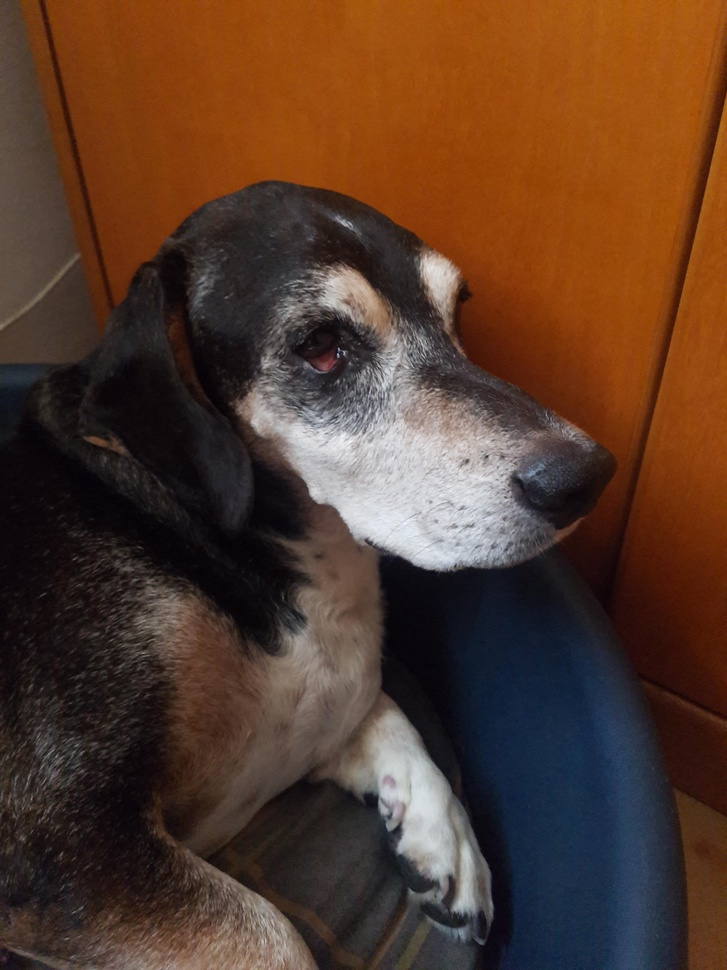
#> input picture Corner/dumbo_cl.jpg, 727 x 970 px, shrunk from 3024 x 4032 before the run
$ python corner.py   (older library calls are emulated)
#> lines starting #> are read from the running program, lines starting #| are printed output that depends on the picture; after the words box and inside, x2 and y2 are one past the last pixel; in counts of white or black regions, pixels touching at a corner belong together
### Corner/harris.py
#!/usr/bin/env python3
# -*- coding: utf-8 -*-
"""
Created on Thu Sep 19 17:42:47 2019

@author: fcuzzocrea
"""

from scipy.ndimage import filters
from numpy import *
from pylab import *
from scipy.ndimage import filters

def compute_harris_response(im,sigma):
    """ Compute the Harris Corner response function for each pixel in a graylevel image """

    # Derivate
    imx = zeros(im.shape)
    imy = zeros(im.shape)
    filters.gaussian_filter(im, (sigma,sigma), (0,1), imx)
    filters.gaussian_filter(im, (sigma,sigma), (1,0), imy)

    # Calcolo la matrice di Harris (è un hessiana)
    Wxx = filters.gaussian_filter(imx*imx,sigma)
    Wyy = filters.gaussian_filter(imy*imy,sigma)
    Wxy = filters.gaussian_filter(imx*imy,sigma)

    # Cacolo determinante e traccia delle matrice di Harris per calcolarmi
    # la response function
    W_det = Wxx*Wyy - Wxy**2
    W_tr = Wxx + Wyy
    R = W_det / W_tr

    return R

def get_harris_points(harrisim, min_dist, treshold):
    """
        Return corners from an Harris reponse image

        [min_dist] is the minumum number of pixel separating corners and image boundary
    """

    # Cerchiamo i punti candidati ad essere dei "corner" andando a selezionare
    # quelli che sono sopra una certa treshold
    corner_threshold = harrisim.max() * treshold
    harrisim_t = (harrisim > corner_threshold) * 1 # Da True, False a 0,1

    # Ricavo le coordinate dei punti candidati
    # Sono quelli diversi da zero, li piglio e li traspongo
    coords = array(harrisim_t.nonzero()).T

    # Itera per estrarre i candidati corner dalla HRF (harris response fctn)
    candidate_values = zeros(coords.shape[0])
    for c in range(0,coords.shape[0]) :
       candidate_values[c] = harrisim[coords[c,0],coords[c,1]]

    # Alternativamente puoi fare il conto in una linea e salvare i risultati
    # in una lista cosi :
    #candidate_values = [harrisim[c[0],c[1]] for c in coords]

    # Li ordiniamo in ordine discendente di HRF
    index = argsort(candidate_values)

    # Conserviamo i punti ammessi in un vettore (prepariamo solo la memoria)
    allowed_locations = zeros(harrisim.shape)
    allowed_locations[min_dist:-min_dist,min_dist:-min_dist] = 1

    # Selezionamo i punti migliori tenndo anche conto della questione della
    # distanza minima, cacciando fuori i punti selezionati come angoli ma che
    # sono vicini gia ad altri angoli
    filtered_coords = []
    for i in index:
        if allowed_locations[coords[i,0],coords[i,1]] == 1: # Mi pesca quelli = a 1
            filtered_coords.append(coords[i]) # aggiungi all'array
            allowed_locations[(coords[i,0]-min_dist):(coords[i,0]+min_dist),
            (coords[i,1]-min_dist):(coords[i,1]+min_dist)] = 0

    return filtered_coords

def plot_harris_points(image,filtered_coords):
    """ Plots corners found in image. """
    figure()
    gray()
    imshow(image)
    plot([p[1] for p in filtered_coords], [p[0] for p in filtered_coords],'*')
    axis('off')
    show()

def get_descriptors(image, filtered_coords, width):
    """ For each point return the pixel values around the point using a
        window of width 2*width+1 (the points are extracted with such as the
        minimum distance between two points is greater that width) """

    # Vettore vuoto per allocare la memoria, conterra le varie "finestre" centrate
    # nei punti di interessa che ho estrattto con harris
    desc = []

    # Per ogni punto di interesse adesso mi estraggo una finestra centrata nel
    # punto di interesse, e mi conservo tutte le finestre nella lista desc
    # (E' una lista, non è un vettore.)
    for coords in filtered_coords:
        patch = image[coords[0] - width:coords[0] + width + 1, coords[1] - width : coords[1] + width + 1].flatten()
        # Aggiungo la finestra alla lista dei descrittori
        desc.append(patch)

    return desc

def match(desc1, desc2, treshold):
    """ For each corner point descriptor in the first image, select its match
        to the second image using norma normalized cross-correlation """

    # OK, adesso dobbiamo matchare ciò che c'è nella prima immagine a ciò che
    # c'è nella seconda immagine, e lo facciamo tramite la normalized
    # cross-correlation function

    # Numero di pixel nella finestra
    n = len(desc1[0])

    # Prealloco la memoria, il
    d = -ones((len(desc1),len(desc2)))

    # Mi calcolo la normalized cross correlation function per ogni finestra
    # centrata nel punto di interesse
    for i in range(len(desc1)):
        for j in range(len(desc2)):
            I1 = (desc1[i] - mean(desc1[i])) / std(desc1[i])
            I2 = (desc2[j] - mean(desc2[j])) / std(desc2[j])
            ncc = sum(I1*I2) / (n - 1)
            # Qui cerchiamo di non buttare dentro punti troppo vicini
            if ncc > treshold:
                d[i,j] = ncc      # altrimenti resta -1

    # Argsort ritorna gli indici che mi sortano l'array in ordine crescente
    ndx = argsort(-d)

    # Qui si estrapola gli indici della prima colonna sortati
    matchscores = ndx[:,0]

    return matchscores

# Adesso lui implemente una funzione che fa il match al contrario (dalla
# seconda alla prima) cosi si caccia fuori i punti che hanno un buon match
# in tutte e due le direzioni

def match_twosided(desc1,desc2,treshold):
    """ Two sided symmetric version of match """

    # Applico semplicemente le funzioni sopra definite
    matches_12 = match(desc1, desc2, treshold)
    matches_21 = match(desc2, desc1, treshold)

    # Pesca l'elemento 0 da where che gli viene fuori da where, questi sono i
    # punti  che non matchano
    ndx_12 = where(matches_12 <=0)[0]

    # tQuindi togliamo i match non simmetrici sostituendoli con -1
    for n in ndx_12:
        if matches_21[matches_12[n]] !=n:
            matches_12[n] = -1

    return matches_12

def appendimages(im1,im2):
    """ Return a new image that appends the two images side-by-side. """

    # Prepara la memoria
    rows1 = im1.shape[0]
    rows2 = im2.shape[0]

     # Seleziona le immagini aventi meno colonne e riempie le colonne mancanti
     # con gli zeri (cosi che le due immagini abbiano un numero eguale di
     # colonne)
    if rows1 < rows2:
        im1 = concatenate((im1,zeros((rows2-rows1,im1.shape[1]))),axis=0)
    elif rows1 > rows2:
        im2 = concatenate((im2,zeros((rows1-rows2,im2.shape[1]))),axis=0)

     # Ovviamente se nessuno di questi due casi si verifica allora rows1 = rows2
     # e non è necessario alcun riempimento
    return concatenate((im1,im2), axis=1)

def plot_matches(im1,im2,locs1,locs2,matchscores,show_below=True):
    """ Show a figure with lines joining the accepted matches
        input: im1,im2 (images as arrays), locs1,locs2 (feature locations),
        matchscores (as output from 'match()'),
        show_below (if images should be shown below matches). """

    im3 = appendimages(im1,im2)
    if show_below:
        im3 = vstack((im3,im3))

    imshow(im3)

    cols1 = im1.shape[1]
    for i,m in enumerate(matchscores):
        if m>0:
            plot([locs1[i][1],locs2[m][1]+cols1],[locs1[i][0],locs2[m][0]],'c')
    axis('off')


### Corner/corner.py
#!/usr/bin/env python3
# -*- coding: utf-8 -*-
"""
Created on Wed Sep 18 16:55:59 2019

@author: fcuzzocrea
"""

from PIL import Image
from numpy import *
from pylab import *
from scipy.ndimage import filters
import harris

# Importo l'immagine come array
im = array(Image.open('dumbo_cl.jpg').convert('L'))

print("Immagine Originale")
# Plotto i contorni
figure()
gray()
contour(im, origin='image')
axis('equal')
axis('off')
show()

print("Istogramma Immagine Originale")
# Plotto l'istogramma
figure()
hist(im.flatten(),128)  # flatten per ridurlo ad array monodimensionale
show()
#> figure, not shown here; tallest bar 18479 high, from x = 91.96 to 93.88

# Inverto i livelli di grigio dell'immagine
im2 = 255 - im

# Restringo le intensita allintervallo 100 - 200
im3 = (100.0/255) * im + 100

# Qui invece applico una funzione quadratica per abbassare i valori dei pixel
# più scuri
im4 = 255.0 * (im/255.0)**2

print ((im.min()),(im.max()))
#| 2 247
print ((im2.min()),(im2.max()))
#| 8 253
print (int(im3.min()),int(im3.max()))
#| 100 196
print (int(im4.min()),int(im4.max()))
#| 0 239

# Ho convertito l'immagine di base in un array, ci ho applicato delle
# trasformazioni e dunque a questo punto devo rifarle diventare delle immagini
# da visualizzare
im2_t = Image.fromarray(uint8(im2))
im3_t = Image.fromarray(uint8(im3))
im4_t = Image.fromarray(uint8(im4))

# Plotto i contorni
print("Immagine invertita")
figure()
gray()
contour(im2, origin='image')
axis('equal')
axis('off')
show()

# Plotto i contorni
print("Immagine con livelli di intesita ristretti all'intervallo 100-200")
figure()
gray()
contour(im3, origin='image')
axis('equal')
axis('off')
show()

# Plotto i contorni
print("Immagine a cui ho applicato funzione per diminuire i valori dei pixel scuri")
figure()
gray()
contour(im4, origin='image')
axis('equal')
axis('off')
show()

# HISTOGRAM EQUALIZATION

nbr_bins = 256
imhist,bins = histogram(im.flatten(),nbr_bins,normed=True)
#> imhist = 256 values, max 0.014 at index 94, min 0 at index 23, mean 0.00408; bins = 257 values from 2 to 247

 # Cumulative distribution function normalizzata
cdf = imhist.cumsum()
#> cdf = 256 values from 4.45e-06 to 1.04
cdf = 255 * cdf / cdf[-1]
#> cdf = 256 values from 0.00108 to 255

# A questo punto usiamo una interpolazione lineare della CDF per trovare
# i nuovi valori dei pixel
im5 = interp(im.flatten(),bins[:-1],cdf)
im5 = im5.reshape(im.shape)

# Plotto i contorni
print("Immagine a cui ho applicato funzione per diminuire i valori dei pixel scuri")
figure()
gray()
contour(im5, origin='image')
axis('equal')
axis('off')
show()

# Plotto l'istogramma
figure()
hist(im5.flatten(),128)  # flatten per ridurlo ad array monodimensionale
show()
#> figure, not shown here; tallest bar 14079 high, from x = 43.83 to 45.82

# DERIVATA IMMAGINE

# Facciamo la derivata usando i filtri di Sobel
im_x = zeros(im.shape)
filters.sobel(im,1,im_x)

im_y = zeros(im.shape)
filters.sobel(im,0,im_y)

magnitude = sqrt(im_x**2+im_y**2)

# Plotto i contorni
print("Derivata lungo x, Sobel")
figure()
gray()
contour(im_x, origin='image')
axis('equal')
axis('off')
show()

# Plotto i contorni
print("Derivata lungo y, Sobel")
figure()
gray()
contour(im_y, origin='image')
axis('equal')
axis('off')
show()

# Plotto i contorni
print("Modulo del gradiente, Sobel")
figure()
gray()
contour(magnitude, origin='image')
axis('equal')
axis('off')
show()

# Facciamo la derivata usando i filtri di Gauss (smoother)
sigma = 5
im_xg = zeros(im.shape)
filters.gaussian_filter(im, (sigma,sigma), (0,1), im_xg)

im_yg = zeros(im.shape)
filters.gaussian_filter(im, (sigma,sigma), (1,0), im_yg)

magnitude_g = sqrt(im_xg**2+im_yg**2)

# Plotto i contorni
print("Derivata lungo x, Gauss")
figure()
gray()
contour(im_xg, origin='image')
axis('equal')
axis('off')
show()

# Plotto i contorni
print("Derivata lungo y, Gauss")
figure()
gray()
contour(im_yg, origin='image')
axis('equal')
axis('off')
show()

# Plotto i contorni
print("Modulo, Gauss")
figure()
gray()
contour(magnitude_g, origin='image')
axis('equal')
axis('off')
show()

# CORNER DETECTION
sigma = 5
min_dist = 3
treshold = 0.05
harrisim = harris.compute_harris_response(im,sigma)

figure()
gray()
contour(harrisim, origin='image')
axis('equal')
axis('off')
show()
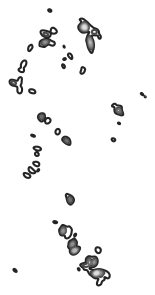
#> figure drawn by matplotlib, 1 panel
filtered_coords = harris.get_harris_points(harrisim, min_dist, treshold)
#> in get_harris_points, `corner_threshold = harrisim.max() * treshold`: corner_threshold = 0.517
#> in get_harris_points, `harrisim_t = (harrisim > corner_threshold) * 1`:
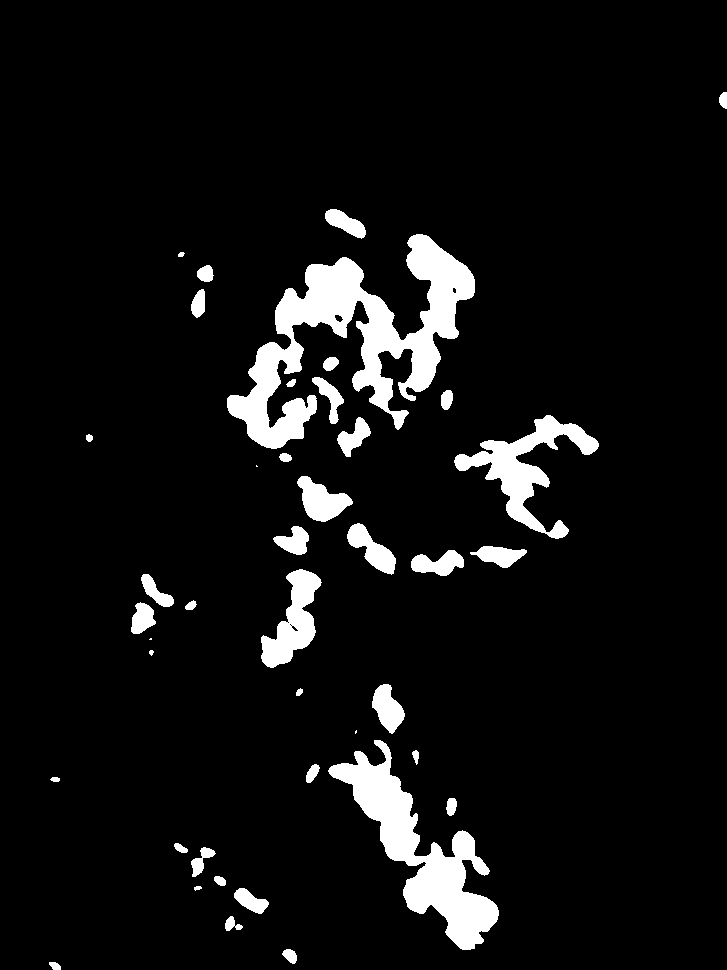
#> harrisim_t: shape (970, 727) int64; values 0 (black) and 1 (white), 6.9% white; 42 white regions (3 under 20 px), largest, box (x1, y1, x2, y2) and area: (227, 234, 475, 449) 18178, (328, 740, 499, 950) 10645, (454, 415, 599, 539) 5093
#> in get_harris_points, `coords = array(harrisim_t.nonzero()).T`: coords = 48505 pairs, first value 92 to 969, second value 49 to 726
#> the loop in get_harris_points, `for i in index:` made 48505 passes
#> i on passes 1 to 3: 8162, 22696, 36323
#> after the loop in get_harris_points, `for i in index:`:
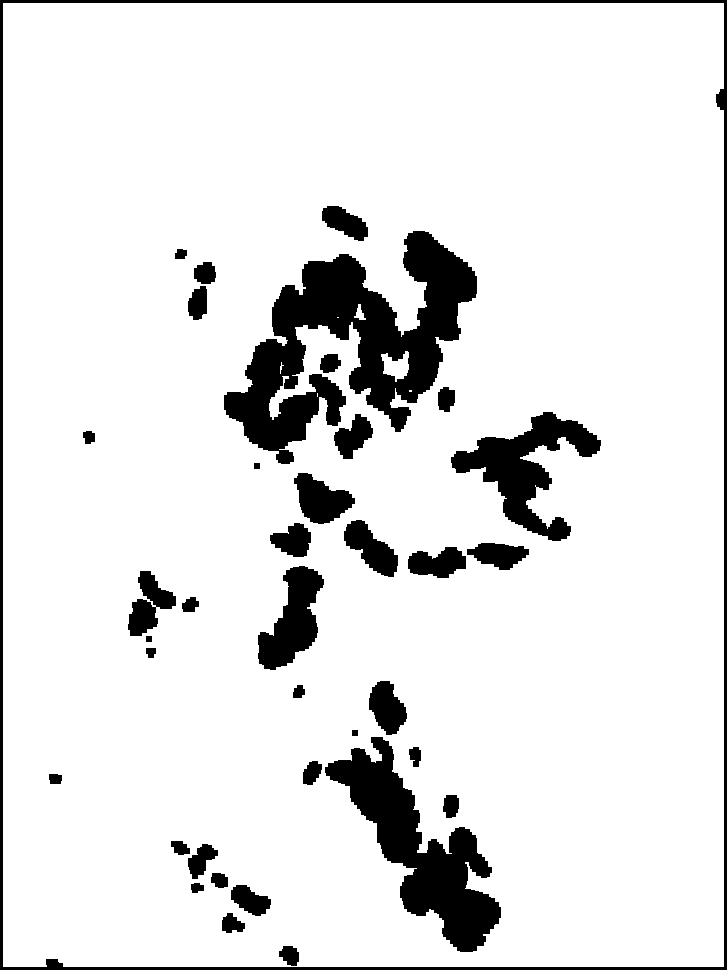
#> allowed_locations: shape (970, 727) float64; values 0 (black) and 1 (white), 89.3% white; 37 black regions, largest, box (x1, y1, x2, y2) and area: (224, 231, 477, 464) 24336, (325, 737, 501, 952) 13110, (0, 0, 727, 970) 10395
#> after the loop in get_harris_points, `for i in index:`: filtered_coords = 3942 pairs, first value 92 to 966, second value 49 to 723
harris.plot_harris_points(im,filtered_coords)

# MATCHING
sigma = 5
min_dist = 8
treshold_harris = 0.5
width = 5

im1 = array(Image.open('image_1.png').convert('L'))
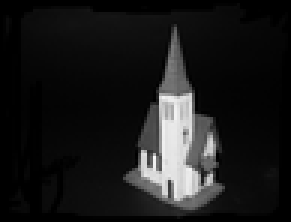
#> input picture Corner/image_1.png, 97 x 74 px, shrunk from 404 x 308 before the run (shown 3 times larger)
im2 = array(Image.open('image_2.png').convert('L'))
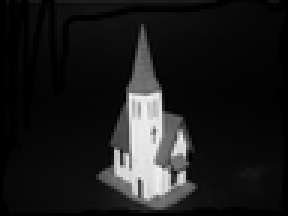
#> input picture Corner/image_2.png, 96 x 72 px, shrunk from 401 x 300 before the run (shown 3 times larger)
#> im2: shape (72, 96)

harrisim1 = harris.compute_harris_response(im1,sigma)
filtered_coords1 = harris.get_harris_points(harrisim1, min_dist, treshold_harris)
#> in get_harris_points (call 2), `harrisim_t = (harrisim > corner_threshold) * 1`: harrisim_t: shape (74, 97) int64; values 0 (black) and 1 (white), 6.2% white; 2 white regions, box (x1, y1, x2, y2) and area: (45, 54, 70, 71) 284, (53, 24, 64, 42) 159
#> the loop in get_harris_points (call 2), `for i in index:` made 443 passes
#> i on passes 1 to 3: 47, 156, 394
#> after the loop in get_harris_points (call 2), `for i in index:`: allowed_locations: shape (74, 97) float64; values 0 (black) and 1 (white), 48.4% white; 1 white region, box (x1, y1, x2, y2) and area: (8, 8, 89, 66) 3477
#> filtered_coords1 = [[29, 63], [41, 57], [65, 69], [64, 50], [26, 54], [56, 63], [54, 49], [65, 58]]
harris.plot_harris_points(im1,filtered_coords1)
desc1 = harris.get_descriptors(im1, filtered_coords1, width)
#> the loop in get_descriptors, `for coords in filtered_coords:` made 8 passes
#> after the loop in get_descriptors, `for coords in filtered_coords:`: desc = 8 items
#> desc1 = 8 items

harrisim2 = harris.compute_harris_response(im2,sigma)
filtered_coords2 = harris.get_harris_points(harrisim2, min_dist, treshold_harris)
#> call 3 of get_harris_points, with min_dist = 8, treshold = 0.5
#> in get_harris_points (call 3), `corner_threshold = harrisim.max() * treshold`: corner_threshold = 11.5
#> in get_harris_points (call 3), `harrisim_t = (harrisim > corner_threshold) * 1`: harrisim_t: shape (72, 96) int64; values 0 (black) and 1 (white), 6.1% white; 2 white regions, box (x1, y1, x2, y2) and area: (37, 54, 59, 72) 260, (42, 24, 54, 42) 159
#> in get_harris_points (call 3), `coords = array(harrisim_t.nonzero()).T`: coords = 419 pairs, first value 24 to 71, second value 37 to 58
#> after the loop in get_harris_points (call 3), `for c in range(0,coords.shape[0]) :`: candidate_values = 419 values, max 23 at index 79, min 11.51 at index 418, mean 15.79
#> in get_harris_points (call 3), `index = argsort(candidate_values)`: index = 419 values, max 418 at index 0, min 0 at index 5, mean 209
#> the loop in get_harris_points (call 3), `for i in index:` made 419 passes
#> i on passes 1 to 3: 418, 374, 273
#> after the loop in get_harris_points (call 3), `for i in index:`:
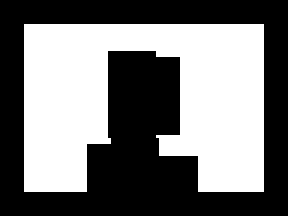
#> allowed_locations: shape (72, 96) float64 (shown 3 times larger); values 0 (black) and 1 (white), 46.8% white; 1 white region, box (x1, y1, x2, y2) and area: (8, 8, 88, 64) 3236
#> after the loop in get_harris_points (call 3), `for i in index:`: filtered_coords = [[60, 58], [56, 37], [25, 44], [38, 44], [27, 52], [54, 45], [37, 52], [63, 45]]
#> filtered_coords2 has the same summary as filtered_coords in get_harris_points
harris.plot_harris_points(im2,filtered_coords2)
desc2 = harris.get_descriptors(im2, filtered_coords2, width)
#> the loop in get_descriptors (call 2), `for coords in filtered_coords:` made 8 passes
#> desc2 = 8 items

treshold_sym = 0.5

matches = harris.match_twosided(desc1,desc2,treshold_sym)
#> in match, `n = len(desc1[0])`: n = 121
#> the loop in match, `for i in range(len(desc1)):` made 8 passes
#> in match, `matchscores = ndx[:,0]`: matchscores = [4, 5, 0, 7, 2, 4, 3, 7]
#> the loop in match (call 2), `for i in range(len(desc1)):` made 8 passes
#> in match_twosided, `matches_21 = match(desc2, desc1, treshold)`: matches_21 = [0, 4, 4, 4, 0, 1, 5, 3]
#> in match_twosided, `ndx_12 = where(matches_12 <=0)[0]`: ndx_12 = [2]
#> the loop in match_twosided, `for n in ndx_12:` made 1 pass
#> after the loop in match_twosided, `for n in ndx_12:`: matches_12 = [4, 5, -1, 7, 2, 4, 3, 7]
#> matches = [4, 5, -1, 7, 2, 4, 3, 7]

figure()
gray()
harris.plot_matches(im1,im2,filtered_coords1,filtered_coords2,matches[:10])
#> the loop in plot_matches, `for i,m in enumerate(matchscores):` made 8 passes
#> m on passes 1 to 8: 4, 5, -1, 7, 2, 4, 3, 7
show()
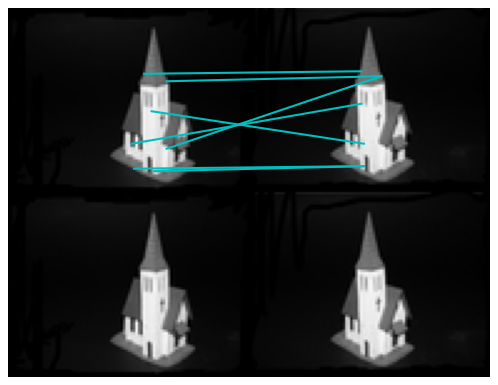
#> figure drawn by matplotlib, 1 panel
